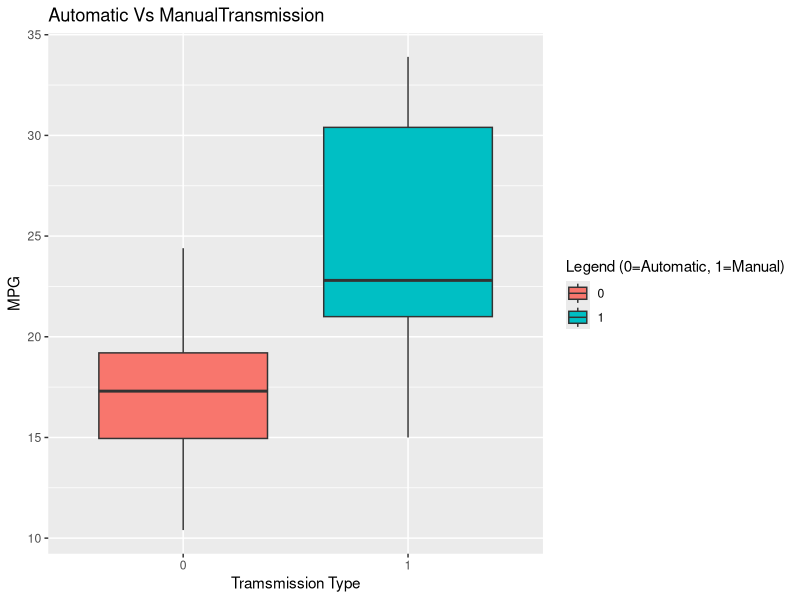
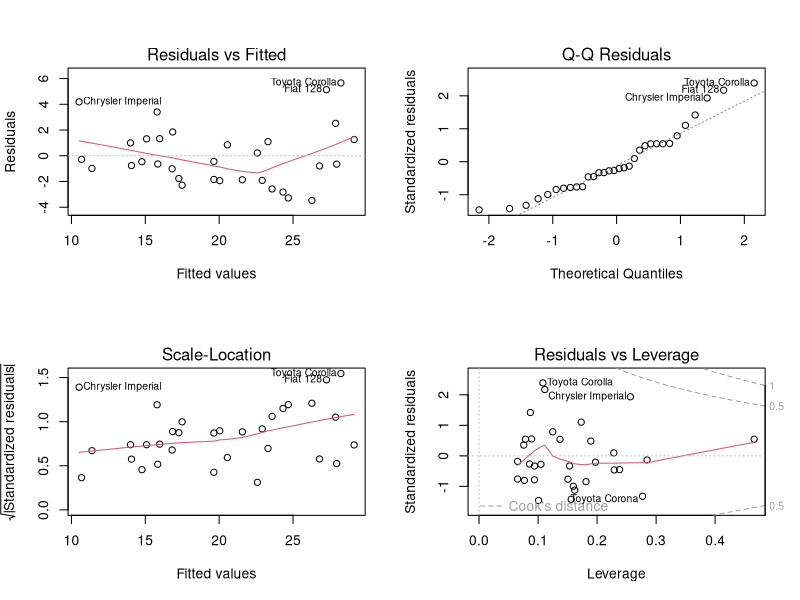
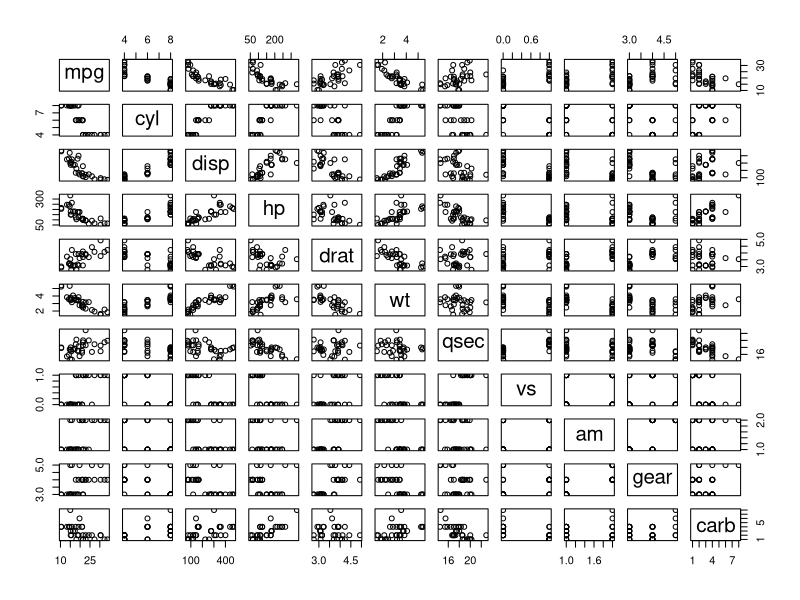

These figures' R source, in order:
## ---- chunk 1
library(datasets)
data(mtcars)
head(mtcars)
str(mtcars)
## ---- chunk 2
library(ggplot2)
mtcars$am=as.factor(mtcars$am)
g<-ggplot(mtcars,aes(x=am, y=mpg)) + geom_boxplot(aes(fill=am))
g<-g + ggtitle("Automatic Vs ManualTransmission")+xlab("Tramsmission Type")+ylab("MPG")
g<- g+ labs(fill= "Legend (0=Automatic, 1=Manual)")
g
## ---- chunk 3
fit<- lm(mpg~am,mtcars)
summary(fit)
## ---- chunk 4
fit1<- lm(mpg~.,mtcars)
summary(fit1)
## ---- chunk 5
fit3 <- lm(mpg~am + cyl + hp + wt, data = mtcars)
summary(fit3)
par(mfrow = c(2, 2))
plot(fit3)
## ---- chunk 6
pairs(mpg ~ ., mtcars)
